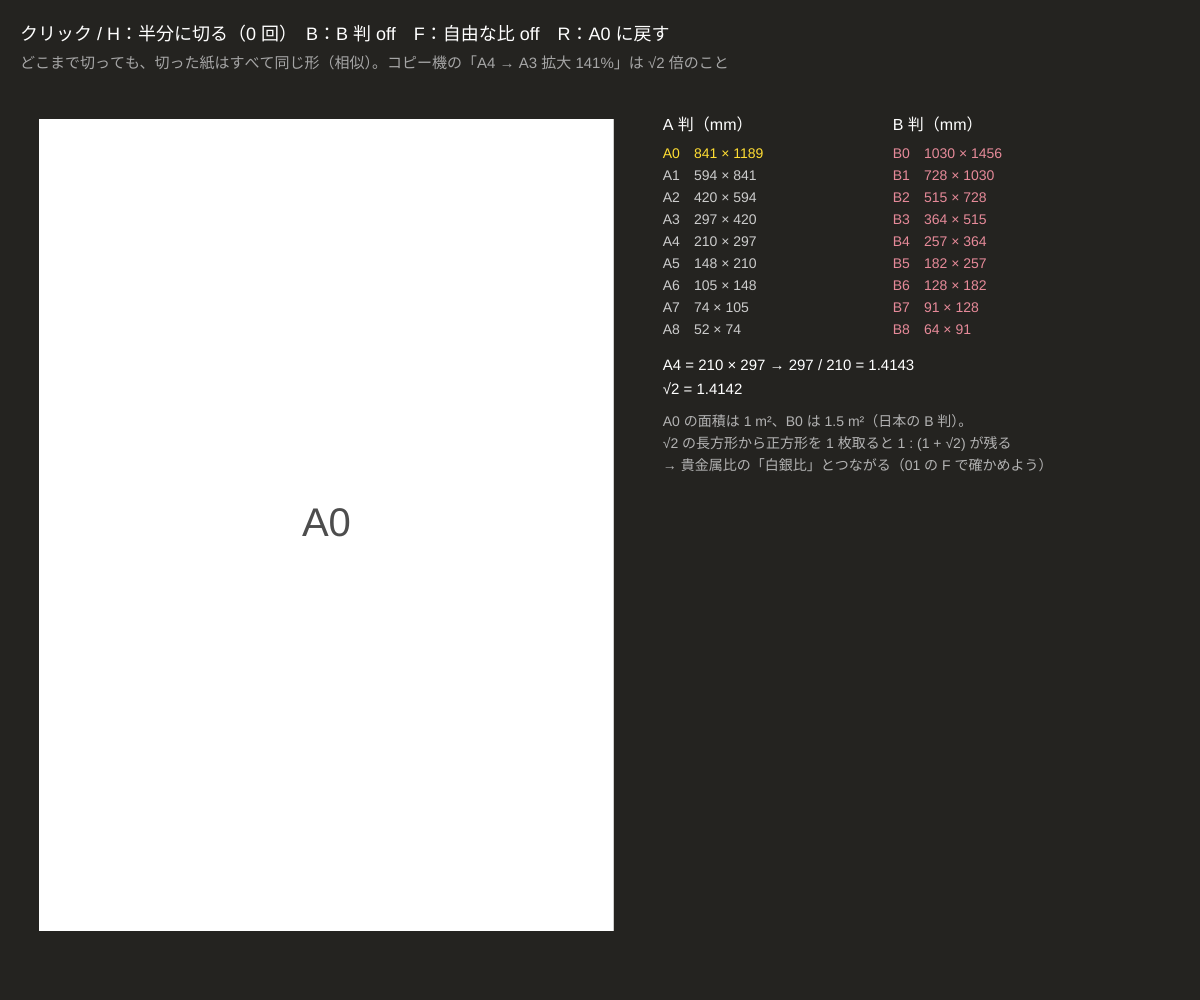
Frame 1 (no input)
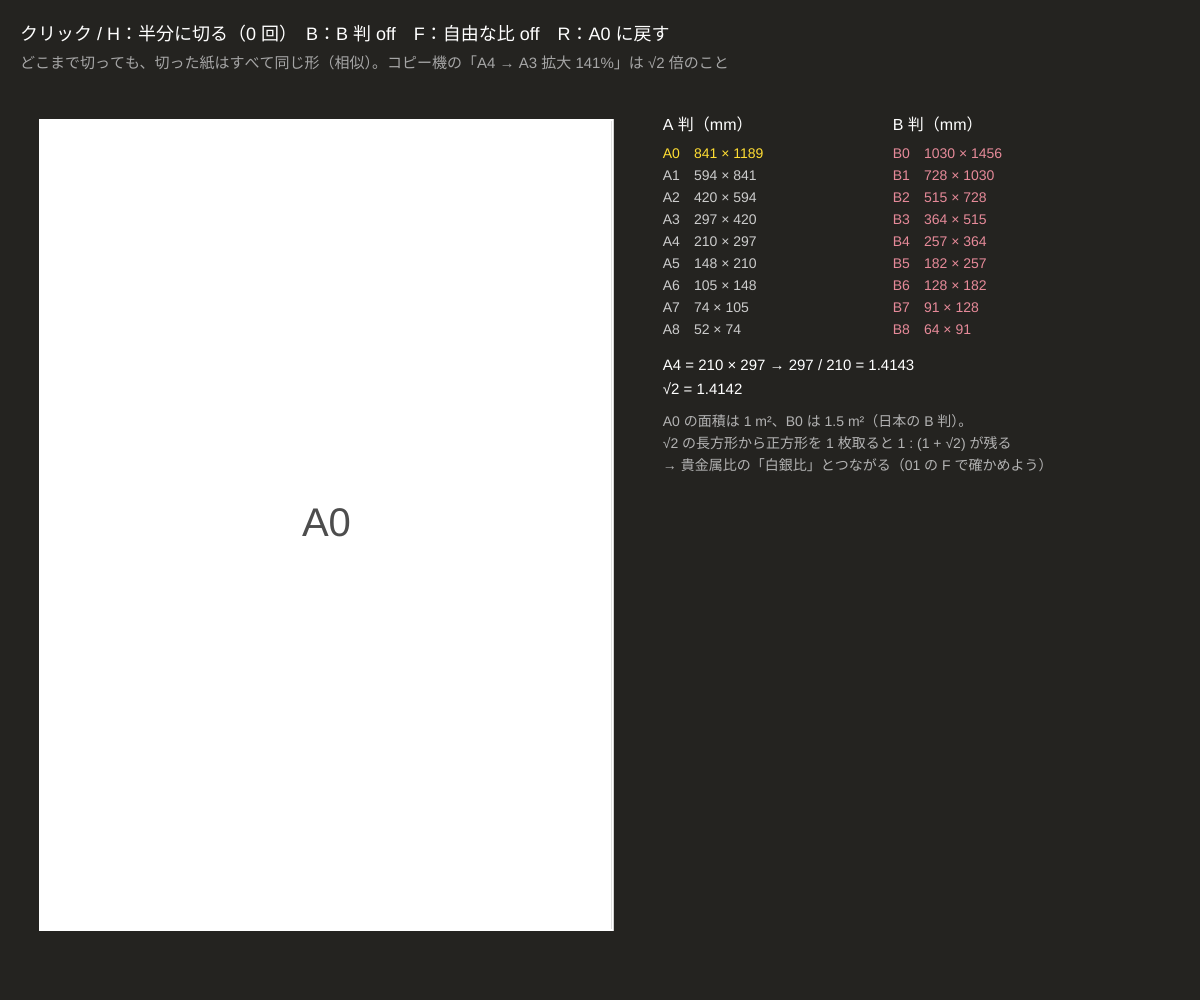
Frame 60 (no input)
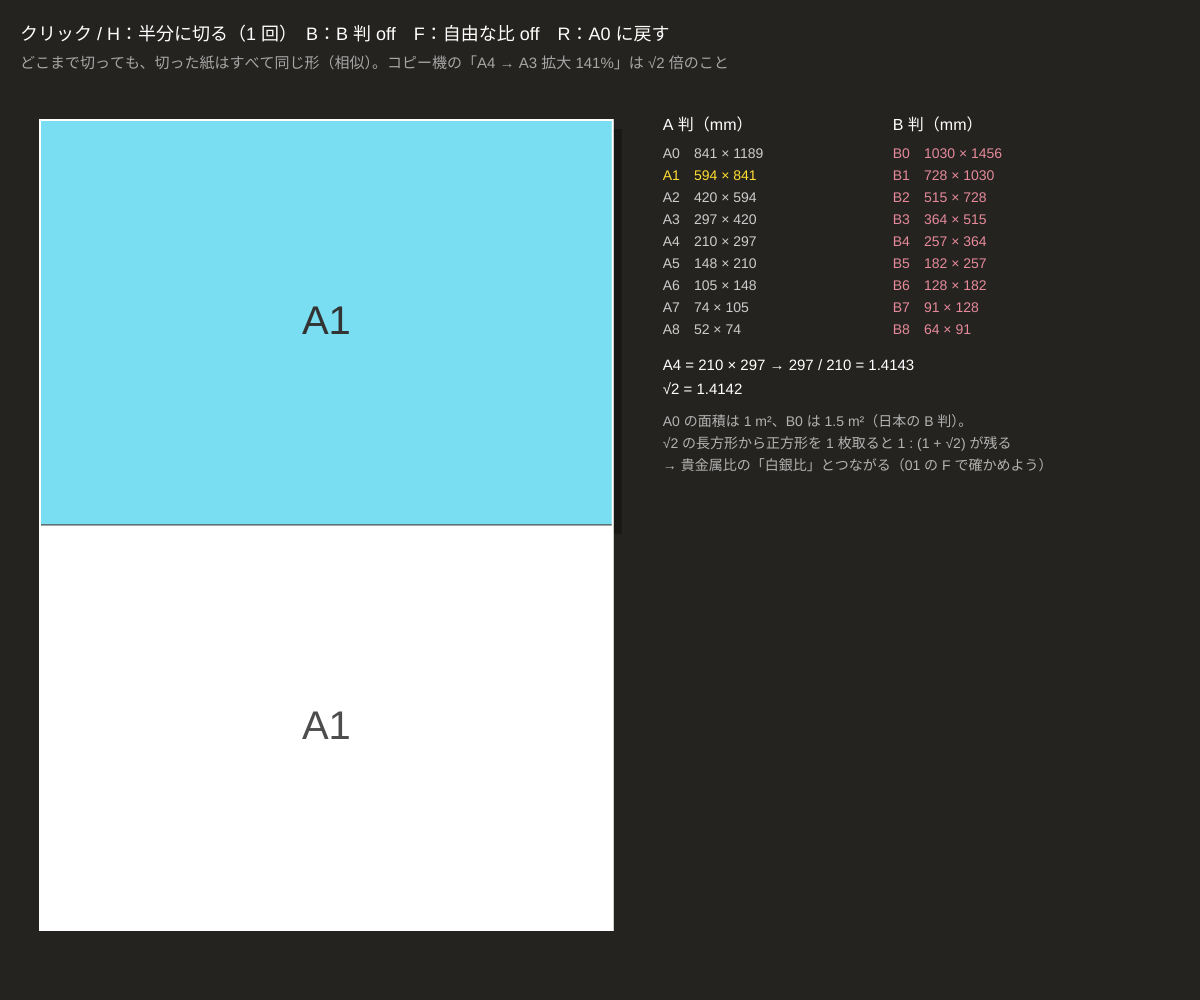
Frame 120 (the mouse pressed at the canvas centre since frame 60)

The p5.js sketch that drew these frames (run headless with seeded random() and noise() and a simulated clock; from frame 60 on, the mouse is pressed at the canvas centre):

// p5.js sketch
// ── sketch.js
// ============================================
// 05 A 判の紙 ─ 半分に切っても同じ形（√2 の白銀比）
// A0 は面積 1 m²、縦横 1 : √2。半分に切ると A1、また半分で A2 … 形はずっと同じ
//   r / 2 = 1 / r  ⇔  r² = 2  ⇔  r = √2（半分にして相似になる比は √2 だけ）
// クリック / H = 半分に切る / B = B 判を重ねる / F = 比を自由に（←→）/ R = A0 に戻す
// ============================================

let cuts = 0;            // 何回切ったか
const MAXCUT = 10;       // ★
let anim = 1;            // 切るアニメーション（0→1）
let showB = false;
let freeMode = false;
let freeR = 1.6;         // F モードの比

function setup() {
  createCanvas(windowWidth, windowHeight);
  colorMode(HSB, 360, 100, 100, 100);
}

function draw() {
  background(40, 10, 14);
  anim = min(1, anim + 0.04);
  let r = freeMode ? freeR : Math.SQRT2;

  // 紙の大きさ（長辺 = 縦）
  let H = height - 190, W = H / r;
  let x0 = 40, y0 = 120;

  // 切った紙を順に並べる：k 回目に切った片は「残り」の半分
  let x = x0, y = y0, w = W, h = H;
  for (let k = 0; k < cuts; k++) {
    let t = k === cuts - 1 ? easeOut(anim) : 1;
    let piece;
    if (h >= w) { // 横に切る（長い辺を半分）
      piece = { x, y, w, h: h / 2 };
      y += h / 2; h /= 2;
    } else {      // 縦に切る
      piece = { x, y, w: w / 2, h };
      x += w / 2; w /= 2;
    }
    // 切り取った片をすこし浮かせて色をつける
    let off = 6 * t;
    noStroke();
    fill(0, 0, 0, 30);
    rect(piece.x + off + 3, piece.y + off + 3, piece.w, piece.h);
    fill((k * 33 + 190) % 360, 30 + 20 * t, 95);
    stroke(0, 0, 30);
    strokeWeight(1);
    rect(piece.x + off * 0, piece.y, piece.w, piece.h);
    noStroke();
    fill(0, 0, 20);
    let fs = constrain(min(piece.w, piece.h) * 0.25, 9, 40);
    textSize(fs);
    textAlign(CENTER, CENTER);
    text((freeMode ? '#' : 'A') + (k + 1), piece.x + piece.w / 2, piece.y + piece.h / 2);
    textAlign(LEFT, BASELINE);
  }
  // 残りの紙
  fill(0, 0, 100);
  stroke(0, 0, 30);
  rect(x, y, w, h);
  noStroke();
  fill(0, 0, 30);
  textAlign(CENTER, CENTER);
  textSize(constrain(min(w, h) * 0.25, 9, 40));
  text((freeMode ? '#' : 'A') + cuts, x + w / 2, y + h / 2);
  textAlign(LEFT, BASELINE);

  // B 判（日本の JIS）：面積が A 判の 1.5 倍 → 辺は √1.5 ≈ 1.22 倍。同じ √2 の形
  if (showB && !freeMode) {
    noFill();
    stroke(350, 70, 90);
    strokeWeight(2);
    drawingContext.setLineDash([8, 6]);
    let bh = Math.sqrt(1.5) * H / Math.SQRT2; // B1 の長辺 = A1 の長辺 × √1.5
    for (let k = 1; k <= 4; k++) {
      let bw = bh / Math.SQRT2;
      if (k % 2 === 1) rect(x0, y0, bh, bw); else rect(x0, y0, bw, bh);
      bh = bh / Math.SQRT2;
    }
    drawingContext.setLineDash([]);
  }
  noFill();
  stroke(0, 0, 100);
  strokeWeight(2);
  rect(x0, y0, W, H);

  // 文字
  noStroke();
  fill(0, 0, 100);
  textSize(18);
  text('クリック / H：半分に切る（' + cuts + ' 回）　B：B 判 ' + (showB ? 'ON' : 'off') + '　F：自由な比 ' + (freeMode ? 'ON（←→）' : 'off') + '　R：A0 に戻す', 20, 40);
  fill(0, 0, 65);
  textSize(15);
  text('どこまで切っても、切った紙はすべて同じ形（相似）。コピー機の「A4 → A3 拡大 141%」は √2 倍のこと', 20, 68);

  drawPanel(x0 + W + 50, 130, r);
}

// 右側：寸法と比の表
function drawPanel(px, py, r) {
  fill(0, 0, 100);
  textSize(16);
  if (freeMode) {
    text('はじめの比　1 : ' + nf(r, 1, 3), px, py);
    let a = 1, b = r;
    for (let k = 0; k <= 8; k++) {
      let ratio = max(a, b) / min(a, b);
      fill(abs(ratio - r) < 0.001 ? color(120, 60, 100) : color(10, 70, 100));
      textSize(14);
      text('#' + k + '　1 : ' + nf(ratio, 1, 4) + (abs(ratio - r) < 0.001 ? '　同じ形' : '　ちがう形'), px, py + 30 + k * 22);
      if (a < b) b /= 2; else a /= 2;
    }
    fill(0, 0, 70);
    text('比は r と 2/r を行ったり来たり。r = 2/r になるのは r = √2 = 1.4142 だけ', px, py + 250);
    return;
  }
  text('A 判（mm）', px, py);
  text('B 判（mm）', px + 230, py);
  textSize(14);
  for (let k = 0; k <= 8; k++) {
    let a = paper('A', k), b = paper('B', k);
    fill(k === cuts ? color(50, 80, 100) : color(0, 0, 80));
    text('A' + k + '　' + a[0] + ' × ' + a[1], px, py + 28 + k * 22);
    fill(350, 40, 90);
    text('B' + k + '　' + b[0] + ' × ' + b[1], px + 230, py + 28 + k * 22);
  }
  fill(0, 0, 100);
  textSize(15);
  let yy = py + 240;
  text('A4 = 210 × 297 → 297 / 210 = ' + nf(297 / 210, 1, 4), px, yy);
  text('√2 = ' + nf(Math.SQRT2, 1, 4), px, yy + 24);
  fill(0, 0, 70);
  textSize(14);
  text('A0 の面積は 1 m²、B0 は 1.5 m²（日本の B 判）。', px, yy + 56);
  text('√2 の長方形から正方形を 1 枚取ると 1 : (1 + √2) が残る', px, yy + 78);
  text('→ 貴金属比の「白銀比」とつながる（01 の F で確かめよう）', px, yy + 100);
}

// k 番目の紙の寸法 [短辺, 長辺]（mm）。長辺を半分に切り捨てたものが次の短辺
function paper(type, k) {
  let s = type === 'A' ? 841 : 1030, l = type === 'A' ? 1189 : 1456;
  for (let i = 0; i < k; i++) { let ns = floor(l / 2); l = s; s = ns; }
  return [s, l];
}

function cut() { if (cuts < MAXCUT) { cuts++; anim = 0; } }
function mousePressed() { cut(); }

function keyPressed() {
  if (key === 'h' || key === 'H') cut();
  if (key === 'b' || key === 'B') showB = !showB;
  if (key === 'f' || key === 'F') freeMode = !freeMode;
  if (key === RIGHT_ARROW) freeR = min(3, freeR + 0.05);
  if (key === LEFT_ARROW) freeR = max(1.05, freeR - 0.05);
  if (key === 'r' || key === 'R') { cuts = 0; anim = 1; }
}

function windowResized() { resizeCanvas(windowWidth, windowHeight); }

// ---------- やってみよう ----------
// 1. 表の A4 の寸法を、実際の A4 の紙を定規で測って確かめよう
// 2. F で比を 1.6（黄金比の近く）にして切ってみよう。形はどう変わる？
// 3. A4 2 枚 = A3、B5 と A4 の大きさの関係は？（JIS の B 判は面積 1.5 倍 → 辺は √1.5 ≈ 1.22 倍。国際規格の B 判は 2 の 4 乗根 ≈ 1.19 倍）
// 4. 切った片の色を「大きさの順」に虹色にして、ポスターを作ってみよう

// ---------- 道具 ----------
function easeOut(t) { return 1 - (1 - t) * (1 - t); }
